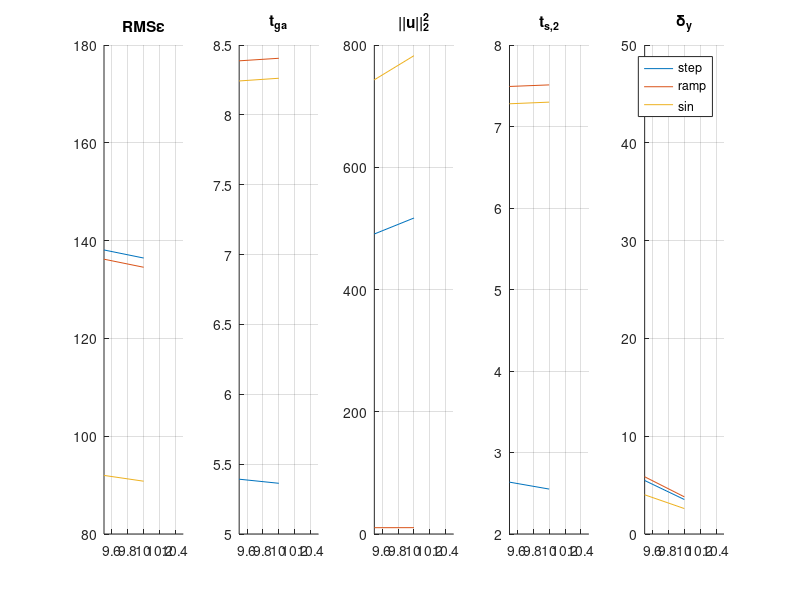

Write MATLAB code to recreate this figure.
clear
close all
clc

format compact

% load results
load sim_res.mat

names = {'RMS{\epsilon}','t_{ga}','||u||_2^2','t_{s,2}','\delta_y'};

figure
for i = 1:5
    subplot(1,5,i), hold on
    for ref_n = 1:length(refs)
        plot(c_fact_vec, c_fact_d{ref_n}(i,:))
    end
    xlim([max(c_fact_vec)*0.95, max(c_fact_vec)*1.05]) , grid on, title(names{i})
end
legend('step','ramp','sin')